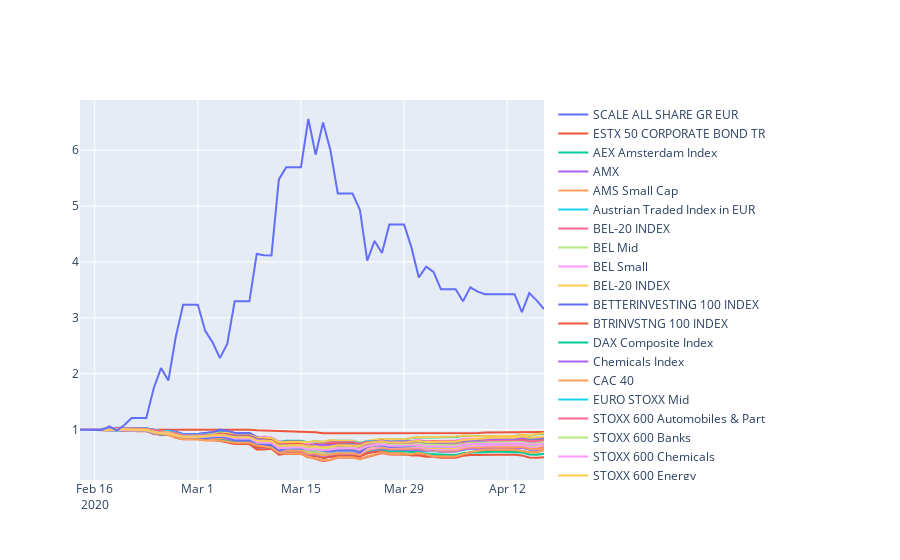

Source (notebook cell):
### Markdown cell above
## Eur

### Code cell
indices_by_code = all_indices.set_index('Code')
#print(indices_by_code)
fig = go.Figure()
#print(returns_by_sector)
#eur = pd.DataFrame(index=normalized.index)#normalized[normalized[by_curr['EUR']]]
#print(eur)
for c in by_curr['EUR']:
    if c not in normalized.columns:
        continue
    #print(c)
   # print(returns_by_sector[k])
    fig.add_trace(go.Scatter(
                    x=normalized[c].index,
                    y=normalized[c],
                    name=indices_by_code.loc[c]['Name'],
                    #line_color='deepskyblue',
                    opacity=1))
fig.show()
